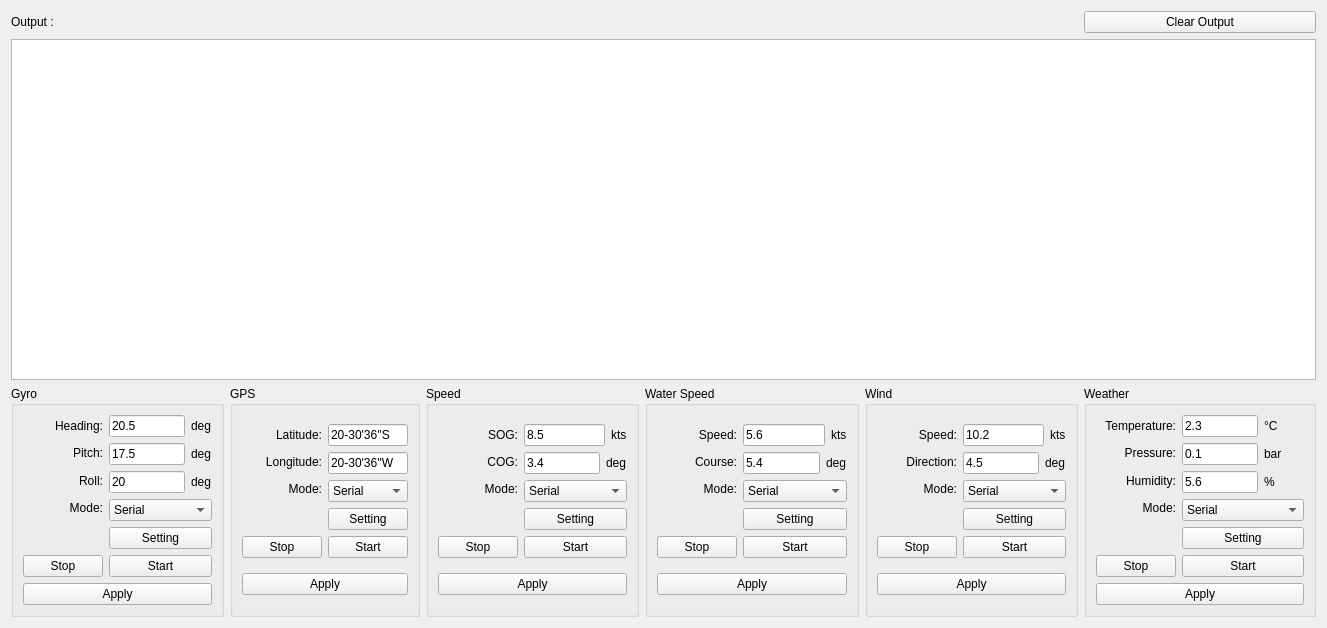
<?xml version="1.0" encoding="UTF-8"?>
<ui version="4.0">
 <class>FrameOSDSet</class>
 <widget class="QWidget" name="FrameOSDSet">
  <property name="geometry">
   <rect>
    <x>0</x>
    <y>0</y>
    <width>1327</width>
    <height>628</height>
   </rect>
  </property>
  <property name="windowTitle">
   <string>Form</string>
  </property>
  <property name="styleSheet">
   <string notr="true"/>
  </property>
  <layout class="QGridLayout" name="gridLayout">
   <item row="0" column="0" colspan="2">
    <widget class="QLabel" name="label_20">
     <property name="text">
      <string>Output :</string>
     </property>
    </widget>
   </item>
   <item row="2" column="0">
    <widget class="QGroupBox" name="groupBox">
     <property name="styleSheet">
      <string notr="true"/>
     </property>
     <property name="title">
      <string>Gyro</string>
     </property>
     <layout class="QGridLayout" name="gridLayout_5">
      <item row="0" column="0">
       <layout class="QHBoxLayout" name="horizontalLayout_6">
        <item>
         <layout class="QVBoxLayout" name="verticalLayout">
          <item>
           <widget class="QLabel" name="label">
            <property name="text">
             <string>Heading:</string>
            </property>
            <property name="alignment">
             <set>Qt::AlignRight|Qt::AlignTrailing|Qt::AlignVCenter</set>
            </property>
           </widget>
          </item>
          <item>
           <widget class="QLabel" name="label_2">
            <property name="text">
             <string>Pitch:</string>
            </property>
            <property name="alignment">
             <set>Qt::AlignRight|Qt::AlignTrailing|Qt::AlignVCenter</set>
            </property>
           </widget>
          </item>
          <item>
           <widget class="QLabel" name="label_3">
            <property name="text">
             <string>Roll:</string>
            </property>
            <property name="alignment">
             <set>Qt::AlignRight|Qt::AlignTrailing|Qt::AlignVCenter</set>
            </property>
           </widget>
          </item>
          <item>
           <widget class="QLabel" name="label_4">
            <property name="text">
             <string>Mode:</string>
            </property>
            <property name="alignment">
             <set>Qt::AlignRight|Qt::AlignTrailing|Qt::AlignVCenter</set>
            </property>
           </widget>
          </item>
          <item>
           <widget class="HLed" name="openCloseLed" native="true">
            <property name="sizePolicy">
             <sizepolicy hsizetype="Fixed" vsizetype="Fixed">
              <horstretch>0</horstretch>
              <verstretch>0</verstretch>
             </sizepolicy>
            </property>
            <property name="minimumSize">
             <size>
              <width>25</width>
              <height>25</height>
             </size>
            </property>
            <property name="maximumSize">
             <size>
              <width>25</width>
              <height>25</height>
             </size>
            </property>
           </widget>
          </item>
          <item>
           <widget class="QPushButton" name="pushButtonGyroStop">
            <property name="text">
             <string>Stop</string>
            </property>
           </widget>
          </item>
         </layout>
        </item>
        <item>
         <layout class="QVBoxLayout" name="verticalLayout_2">
          <item>
           <layout class="QHBoxLayout" name="horizontalLayout">
            <item>
             <widget class="QLineEdit" name="lineEditGyroHeading">
              <property name="enabled">
               <bool>true</bool>
              </property>
              <property name="styleSheet">
               <string notr="true"/>
              </property>
              <property name="text">
               <string>20.5</string>
              </property>
             </widget>
            </item>
            <item>
             <widget class="QLabel" name="label_5">
              <property name="sizePolicy">
               <sizepolicy hsizetype="Fixed" vsizetype="Fixed">
                <horstretch>0</horstretch>
                <verstretch>0</verstretch>
               </sizepolicy>
              </property>
              <property name="text">
               <string>deg</string>
              </property>
             </widget>
            </item>
           </layout>
          </item>
          <item>
           <layout class="QHBoxLayout" name="horizontalLayout_2">
            <item>
             <widget class="QLineEdit" name="lineEditGyroPitch">
              <property name="enabled">
               <bool>true</bool>
              </property>
              <property name="styleSheet">
               <string notr="true"/>
              </property>
              <property name="text">
               <string>17.5</string>
              </property>
             </widget>
            </item>
            <item>
             <widget class="QLabel" name="label_6">
              <property name="sizePolicy">
               <sizepolicy hsizetype="Fixed" vsizetype="Fixed">
                <horstretch>0</horstretch>
                <verstretch>0</verstretch>
               </sizepolicy>
              </property>
              <property name="text">
               <string>deg</string>
              </property>
             </widget>
            </item>
           </layout>
          </item>
          <item>
           <layout class="QHBoxLayout" name="horizontalLayout_3">
            <item>
             <widget class="QLineEdit" name="lineEditGyroRoll">
              <property name="enabled">
               <bool>true</bool>
              </property>
              <property name="styleSheet">
               <string notr="true"/>
              </property>
              <property name="text">
               <string>20</string>
              </property>
             </widget>
            </item>
            <item>
             <widget class="QLabel" name="label_7">
              <property name="sizePolicy">
               <sizepolicy hsizetype="Fixed" vsizetype="Fixed">
                <horstretch>0</horstretch>
                <verstretch>0</verstretch>
               </sizepolicy>
              </property>
              <property name="text">
               <string>deg</string>
              </property>
             </widget>
            </item>
           </layout>
          </item>
          <item>
           <widget class="QComboBox" name="osdGryoComboBox">
            <property name="currentIndex">
             <number>0</number>
            </property>
            <item>
             <property name="text">
              <string>Serial</string>
             </property>
            </item>
            <item>
             <property name="text">
              <string>TCP</string>
             </property>
            </item>
           </widget>
          </item>
          <item>
           <widget class="QPushButton" name="pushButtonGyroSetting">
            <property name="text">
             <string>Setting</string>
            </property>
           </widget>
          </item>
          <item>
           <widget class="QPushButton" name="pushButtonGyroStart">
            <property name="text">
             <string>Start</string>
            </property>
           </widget>
          </item>
         </layout>
        </item>
       </layout>
      </item>
      <item row="1" column="0">
       <widget class="QPushButton" name="pushButtonGyroApply">
        <property name="text">
         <string>Apply</string>
        </property>
       </widget>
      </item>
     </layout>
    </widget>
   </item>
   <item row="2" column="1" colspan="2">
    <widget class="QGroupBox" name="groupBox_2">
     <property name="styleSheet">
      <string notr="true"/>
     </property>
     <property name="title">
      <string>GPS</string>
     </property>
     <layout class="QGridLayout" name="gridLayout_2">
      <item row="1" column="0">
       <widget class="QPushButton" name="pushButtonGPSApply">
        <property name="text">
         <string>Apply</string>
        </property>
       </widget>
      </item>
      <item row="0" column="0">
       <layout class="QHBoxLayout" name="horizontalLayout_4">
        <item>
         <layout class="QVBoxLayout" name="verticalLayout_7">
          <item>
           <widget class="QLabel" name="label_13">
            <property name="text">
             <string>Latitude:</string>
            </property>
            <property name="alignment">
             <set>Qt::AlignRight|Qt::AlignTrailing|Qt::AlignVCenter</set>
            </property>
           </widget>
          </item>
          <item>
           <widget class="QLabel" name="label_14">
            <property name="text">
             <string>Longitude:</string>
            </property>
            <property name="alignment">
             <set>Qt::AlignRight|Qt::AlignTrailing|Qt::AlignVCenter</set>
            </property>
           </widget>
          </item>
          <item>
           <widget class="QLabel" name="label_16">
            <property name="text">
             <string>Mode:</string>
            </property>
            <property name="alignment">
             <set>Qt::AlignRight|Qt::AlignTrailing|Qt::AlignVCenter</set>
            </property>
           </widget>
          </item>
          <item>
           <widget class="HLed" name="openCloseLed_gps" native="true">
            <property name="sizePolicy">
             <sizepolicy hsizetype="Fixed" vsizetype="Fixed">
              <horstretch>0</horstretch>
              <verstretch>0</verstretch>
             </sizepolicy>
            </property>
            <property name="minimumSize">
             <size>
              <width>25</width>
              <height>25</height>
             </size>
            </property>
            <property name="maximumSize">
             <size>
              <width>25</width>
              <height>25</height>
             </size>
            </property>
           </widget>
          </item>
          <item>
           <widget class="QPushButton" name="pushButtonGPSStop">
            <property name="text">
             <string>Stop</string>
            </property>
           </widget>
          </item>
         </layout>
        </item>
        <item>
         <layout class="QVBoxLayout" name="verticalLayout_8">
          <item>
           <widget class="QLineEdit" name="lineEditGpsLat">
            <property name="enabled">
             <bool>true</bool>
            </property>
            <property name="styleSheet">
             <string notr="true"/>
            </property>
            <property name="text">
             <string>20-30'36''S</string>
            </property>
           </widget>
          </item>
          <item>
           <widget class="QLineEdit" name="lineEditGpsLong">
            <property name="enabled">
             <bool>true</bool>
            </property>
            <property name="styleSheet">
             <string notr="true"/>
            </property>
            <property name="text">
             <string>20-30'36''W</string>
            </property>
           </widget>
          </item>
          <item>
           <widget class="QComboBox" name="comboBoxGPSMode">
            <property name="currentIndex">
             <number>0</number>
            </property>
            <item>
             <property name="text">
              <string>Serial</string>
             </property>
            </item>
            <item>
             <property name="text">
              <string>TCP</string>
             </property>
            </item>
           </widget>
          </item>
          <item>
           <widget class="QPushButton" name="pushButtonGPSSetting">
            <property name="text">
             <string>Setting</string>
            </property>
           </widget>
          </item>
          <item>
           <widget class="QPushButton" name="pushButtonGPSStart">
            <property name="text">
             <string>Start</string>
            </property>
           </widget>
          </item>
         </layout>
        </item>
       </layout>
      </item>
     </layout>
    </widget>
   </item>
   <item row="2" column="3">
    <widget class="QGroupBox" name="groupBox_3">
     <property name="styleSheet">
      <string notr="true"/>
     </property>
     <property name="title">
      <string>Speed</string>
     </property>
     <layout class="QGridLayout" name="gridLayout_3">
      <item row="1" column="0">
       <widget class="QPushButton" name="pushButtonSpeedApply">
        <property name="text">
         <string>Apply</string>
        </property>
       </widget>
      </item>
      <item row="0" column="0">
       <layout class="QHBoxLayout" name="horizontalLayout_11">
        <item>
         <layout class="QVBoxLayout" name="verticalLayout_9">
          <item>
           <widget class="QLabel" name="label_15">
            <property name="text">
             <string>SOG:</string>
            </property>
            <property name="alignment">
             <set>Qt::AlignRight|Qt::AlignTrailing|Qt::AlignVCenter</set>
            </property>
           </widget>
          </item>
          <item>
           <widget class="QLabel" name="label_17">
            <property name="text">
             <string>COG:</string>
            </property>
            <property name="alignment">
             <set>Qt::AlignRight|Qt::AlignTrailing|Qt::AlignVCenter</set>
            </property>
           </widget>
          </item>
          <item>
           <widget class="QLabel" name="label_18">
            <property name="text">
             <string>Mode:</string>
            </property>
            <property name="alignment">
             <set>Qt::AlignRight|Qt::AlignTrailing|Qt::AlignVCenter</set>
            </property>
           </widget>
          </item>
          <item>
           <widget class="HLed" name="openCloseLed_speed" native="true">
            <property name="sizePolicy">
             <sizepolicy hsizetype="Fixed" vsizetype="Fixed">
              <horstretch>0</horstretch>
              <verstretch>0</verstretch>
             </sizepolicy>
            </property>
            <property name="minimumSize">
             <size>
              <width>25</width>
              <height>25</height>
             </size>
            </property>
            <property name="maximumSize">
             <size>
              <width>25</width>
              <height>25</height>
             </size>
            </property>
           </widget>
          </item>
          <item>
           <widget class="QPushButton" name="pushButtonSpeedStop">
            <property name="text">
             <string>Stop</string>
            </property>
           </widget>
          </item>
         </layout>
        </item>
        <item>
         <layout class="QVBoxLayout" name="verticalLayout_3">
          <item>
           <layout class="QHBoxLayout" name="horizontalLayout_5">
            <item>
             <widget class="QLineEdit" name="lineEditSpeedSOG">
              <property name="enabled">
               <bool>true</bool>
              </property>
              <property name="styleSheet">
               <string notr="true"/>
              </property>
              <property name="text">
               <string>8.5</string>
              </property>
             </widget>
            </item>
            <item>
             <widget class="QLabel" name="label_8">
              <property name="sizePolicy">
               <sizepolicy hsizetype="Fixed" vsizetype="Fixed">
                <horstretch>0</horstretch>
                <verstretch>0</verstretch>
               </sizepolicy>
              </property>
              <property name="text">
               <string>kts</string>
              </property>
             </widget>
            </item>
           </layout>
          </item>
          <item>
           <layout class="QHBoxLayout" name="horizontalLayout_8">
            <item>
             <widget class="QLineEdit" name="lineEditSpeedCOG">
              <property name="enabled">
               <bool>true</bool>
              </property>
              <property name="styleSheet">
               <string notr="true"/>
              </property>
              <property name="text">
               <string>3.4</string>
              </property>
             </widget>
            </item>
            <item>
             <widget class="QLabel" name="label_9">
              <property name="sizePolicy">
               <sizepolicy hsizetype="Fixed" vsizetype="Fixed">
                <horstretch>0</horstretch>
                <verstretch>0</verstretch>
               </sizepolicy>
              </property>
              <property name="text">
               <string>deg</string>
              </property>
             </widget>
            </item>
           </layout>
          </item>
          <item>
           <widget class="QComboBox" name="comboBoxSpeedMode">
            <property name="currentIndex">
             <number>0</number>
            </property>
            <item>
             <property name="text">
              <string>Serial</string>
             </property>
            </item>
            <item>
             <property name="text">
              <string>TCP</string>
             </property>
            </item>
           </widget>
          </item>
          <item>
           <widget class="QPushButton" name="pushButtonSpeedSetting">
            <property name="text">
             <string>Setting</string>
            </property>
           </widget>
          </item>
          <item>
           <widget class="QPushButton" name="pushButtonSpeedStart">
            <property name="text">
             <string>Start</string>
            </property>
           </widget>
          </item>
         </layout>
        </item>
       </layout>
      </item>
     </layout>
    </widget>
   </item>
   <item row="2" column="4">
    <widget class="QGroupBox" name="groupBox_4">
     <property name="styleSheet">
      <string notr="true"/>
     </property>
     <property name="title">
      <string>Water Speed</string>
     </property>
     <layout class="QGridLayout" name="gridLayout_4">
      <item row="1" column="0">
       <widget class="QPushButton" name="pushButtonWaterApply">
        <property name="text">
         <string>Apply</string>
        </property>
       </widget>
      </item>
      <item row="0" column="0">
       <layout class="QHBoxLayout" name="horizontalLayout_13">
        <item>
         <layout class="QVBoxLayout" name="verticalLayout_13">
          <item>
           <widget class="QLabel" name="label_22">
            <property name="text">
             <string>Speed:</string>
            </property>
            <property name="alignment">
             <set>Qt::AlignRight|Qt::AlignTrailing|Qt::AlignVCenter</set>
            </property>
           </widget>
          </item>
          <item>
           <widget class="QLabel" name="label_23">
            <property name="text">
             <string>Course:</string>
            </property>
            <property name="alignment">
             <set>Qt::AlignRight|Qt::AlignTrailing|Qt::AlignVCenter</set>
            </property>
           </widget>
          </item>
          <item>
           <widget class="QLabel" name="label_24">
            <property name="text">
             <string>Mode:</string>
            </property>
            <property name="alignment">
             <set>Qt::AlignRight|Qt::AlignTrailing|Qt::AlignVCenter</set>
            </property>
           </widget>
          </item>
          <item>
           <widget class="HLed" name="openCloseLed_water" native="true">
            <property name="sizePolicy">
             <sizepolicy hsizetype="Fixed" vsizetype="Fixed">
              <horstretch>0</horstretch>
              <verstretch>0</verstretch>
             </sizepolicy>
            </property>
            <property name="minimumSize">
             <size>
              <width>25</width>
              <height>25</height>
             </size>
            </property>
            <property name="maximumSize">
             <size>
              <width>25</width>
              <height>25</height>
             </size>
            </property>
           </widget>
          </item>
          <item>
           <widget class="QPushButton" name="pushButtonWaterStop">
            <property name="text">
             <string>Stop</string>
            </property>
           </widget>
          </item>
         </layout>
        </item>
        <item>
         <layout class="QVBoxLayout" name="verticalLayout_4">
          <item>
           <layout class="QHBoxLayout" name="horizontalLayout_7">
            <item>
             <widget class="QLineEdit" name="lineEditWaterSOG">
              <property name="enabled">
               <bool>true</bool>
              </property>
              <property name="styleSheet">
               <string notr="true"/>
              </property>
              <property name="text">
               <string>5.6</string>
              </property>
             </widget>
            </item>
            <item>
             <widget class="QLabel" name="label_10">
              <property name="sizePolicy">
               <sizepolicy hsizetype="Fixed" vsizetype="Fixed">
                <horstretch>0</horstretch>
                <verstretch>0</verstretch>
               </sizepolicy>
              </property>
              <property name="text">
               <string>kts</string>
              </property>
             </widget>
            </item>
           </layout>
          </item>
          <item>
           <layout class="QHBoxLayout" name="horizontalLayout_12">
            <item>
             <widget class="QLineEdit" name="lineEditWaterCOG">
              <property name="enabled">
               <bool>true</bool>
              </property>
              <property name="styleSheet">
               <string notr="true"/>
              </property>
              <property name="text">
               <string>5.4</string>
              </property>
             </widget>
            </item>
            <item>
             <widget class="QLabel" name="label_11">
              <property name="sizePolicy">
               <sizepolicy hsizetype="Fixed" vsizetype="Fixed">
                <horstretch>0</horstretch>
                <verstretch>0</verstretch>
               </sizepolicy>
              </property>
              <property name="text">
               <string>deg</string>
              </property>
             </widget>
            </item>
           </layout>
          </item>
          <item>
           <widget class="QComboBox" name="comboBoxWaterMode">
            <property name="currentIndex">
             <number>0</number>
            </property>
            <item>
             <property name="text">
              <string>Serial</string>
             </property>
            </item>
            <item>
             <property name="text">
              <string>TCP</string>
             </property>
            </item>
           </widget>
          </item>
          <item>
           <widget class="QPushButton" name="pushButtonWaterSpeedSetting">
            <property name="text">
             <string>Setting</string>
            </property>
           </widget>
          </item>
          <item>
           <widget class="QPushButton" name="pushButtonWaterStart">
            <property name="text">
             <string>Start</string>
            </property>
           </widget>
          </item>
         </layout>
        </item>
       </layout>
      </item>
     </layout>
    </widget>
   </item>
   <item row="2" column="5">
    <widget class="QGroupBox" name="groupBox_5">
     <property name="styleSheet">
      <string notr="true"/>
     </property>
     <property name="title">
      <string>Wind</string>
     </property>
     <layout class="QGridLayout" name="gridLayout_7">
      <item row="0" column="0">
       <layout class="QHBoxLayout" name="horizontalLayout_15">
        <item>
         <layout class="QVBoxLayout" name="verticalLayout_17">
          <item>
           <widget class="QLabel" name="label_28">
            <property name="text">
             <string>Speed:</string>
            </property>
            <property name="alignment">
             <set>Qt::AlignRight|Qt::AlignTrailing|Qt::AlignVCenter</set>
            </property>
           </widget>
          </item>
          <item>
           <widget class="QLabel" name="label_29">
            <property name="text">
             <string>Direction:</string>
            </property>
            <property name="alignment">
             <set>Qt::AlignRight|Qt::AlignTrailing|Qt::AlignVCenter</set>
            </property>
           </widget>
          </item>
          <item>
           <widget class="QLabel" name="label_31">
            <property name="text">
             <string>Mode:</string>
            </property>
            <property name="alignment">
             <set>Qt::AlignRight|Qt::AlignTrailing|Qt::AlignVCenter</set>
            </property>
           </widget>
          </item>
          <item>
           <widget class="HLed" name="openCloseLed_wind" native="true">
            <property name="sizePolicy">
             <sizepolicy hsizetype="Fixed" vsizetype="Fixed">
              <horstretch>0</horstretch>
              <verstretch>0</verstretch>
             </sizepolicy>
            </property>
            <property name="minimumSize">
             <size>
              <width>25</width>
              <height>25</height>
             </size>
            </property>
            <property name="maximumSize">
             <size>
              <width>25</width>
              <height>25</height>
             </size>
            </property>
           </widget>
          </item>
          <item>
           <widget class="QPushButton" name="pushButtonWindStop">
            <property name="text">
             <string>Stop</string>
            </property>
           </widget>
          </item>
         </layout>
        </item>
        <item>
         <layout class="QVBoxLayout" name="verticalLayout_5">
          <item>
           <layout class="QHBoxLayout" name="horizontalLayout_9">
            <item>
             <widget class="QLineEdit" name="lineEditWindSpeed">
              <property name="enabled">
               <bool>true</bool>
              </property>
              <property name="styleSheet">
               <string notr="true"/>
              </property>
              <property name="text">
               <string>10.2</string>
              </property>
             </widget>
            </item>
            <item>
             <widget class="QLabel" name="label_12">
              <property name="sizePolicy">
               <sizepolicy hsizetype="Fixed" vsizetype="Fixed">
                <horstretch>0</horstretch>
                <verstretch>0</verstretch>
               </sizepolicy>
              </property>
              <property name="text">
               <string>kts</string>
              </property>
             </widget>
            </item>
           </layout>
          </item>
          <item>
           <layout class="QHBoxLayout" name="horizontalLayout_14">
            <item>
             <widget class="QLineEdit" name="lineEditWindDir">
              <property name="enabled">
               <bool>true</bool>
              </property>
              <property name="styleSheet">
               <string notr="true"/>
              </property>
              <property name="text">
               <string>4.5</string>
              </property>
             </widget>
            </item>
            <item>
             <widget class="QLabel" name="label_19">
              <property name="sizePolicy">
               <sizepolicy hsizetype="Fixed" vsizetype="Fixed">
                <horstretch>0</horstretch>
                <verstretch>0</verstretch>
               </sizepolicy>
              </property>
              <property name="text">
               <string>deg</string>
              </property>
             </widget>
            </item>
           </layout>
          </item>
          <item>
           <widget class="QComboBox" name="comboBoxWindMode">
            <property name="currentIndex">
             <number>0</number>
            </property>
            <item>
             <property name="text">
              <string>Serial</string>
             </property>
            </item>
            <item>
             <property name="text">
              <string>TCP</string>
             </property>
            </item>
           </widget>
          </item>
          <item>
           <widget class="QPushButton" name="pushButtonWindSetting">
            <property name="text">
             <string>Setting</string>
            </property>
           </widget>
          </item>
          <item>
           <widget class="QPushButton" name="pushButtonWindStart">
            <property name="text">
             <string>Start</string>
            </property>
           </widget>
          </item>
         </layout>
        </item>
       </layout>
      </item>
      <item row="1" column="0">
       <widget class="QPushButton" name="pushButtonWindApply">
        <property name="text">
         <string>Apply</string>
        </property>
       </widget>
      </item>
     </layout>
    </widget>
   </item>
   <item row="2" column="6">
    <widget class="QGroupBox" name="groupBox_6">
     <property name="enabled">
      <bool>true</bool>
     </property>
     <property name="styleSheet">
      <string notr="true"/>
     </property>
     <property name="title">
      <string>Weather</string>
     </property>
     <layout class="QGridLayout" name="gridLayout_6">
      <item row="2" column="0">
       <widget class="QPushButton" name="pushButtonWeatherApply">
        <property name="text">
         <string>Apply</string>
        </property>
       </widget>
      </item>
      <item row="0" column="0">
       <layout class="QHBoxLayout" name="horizontalLayout_18">
        <item>
         <layout class="QVBoxLayout" name="verticalLayout_19">
          <item>
           <widget class="QLabel" name="label_32">
            <property name="text">
             <string>Temperature:</string>
            </property>
            <property name="alignment">
             <set>Qt::AlignRight|Qt::AlignTrailing|Qt::AlignVCenter</set>
            </property>
           </widget>
          </item>
          <item>
           <widget class="QLabel" name="label_33">
            <property name="text">
             <string>Pressure:</string>
            </property>
            <property name="alignment">
             <set>Qt::AlignRight|Qt::AlignTrailing|Qt::AlignVCenter</set>
            </property>
           </widget>
          </item>
          <item>
           <widget class="QLabel" name="label_34">
            <property name="text">
             <string>Humidity:</string>
            </property>
            <property name="alignment">
             <set>Qt::AlignRight|Qt::AlignTrailing|Qt::AlignVCenter</set>
            </property>
           </widget>
          </item>
          <item>
           <widget class="QLabel" name="label_35">
            <property name="text">
             <string>Mode:</string>
            </property>
            <property name="alignment">
             <set>Qt::AlignRight|Qt::AlignTrailing|Qt::AlignVCenter</set>
            </property>
           </widget>
          </item>
          <item>
           <widget class="HLed" name="openCloseLed_weather" native="true">
            <property name="sizePolicy">
             <sizepolicy hsizetype="Fixed" vsizetype="Fixed">
              <horstretch>0</horstretch>
              <verstretch>0</verstretch>
             </sizepolicy>
            </property>
            <property name="minimumSize">
             <size>
              <width>25</width>
              <height>25</height>
             </size>
            </property>
            <property name="maximumSize">
             <size>
              <width>25</width>
              <height>25</height>
             </size>
            </property>
           </widget>
          </item>
          <item>
           <widget class="QPushButton" name="pushButtonWeatherStop">
            <property name="text">
             <string>Stop</string>
            </property>
           </widget>
          </item>
         </layout>
        </item>
        <item>
         <layout class="QVBoxLayout" name="verticalLayout_6">
          <item>
           <layout class="QHBoxLayout" name="horizontalLayout_10">
            <item>
             <widget class="QLineEdit" name="lineEditWeatherTemp">
              <property name="enabled">
               <bool>true</bool>
              </property>
              <property name="styleSheet">
               <string notr="true"/>
              </property>
              <property name="text">
               <string>2.3</string>
              </property>
             </widget>
            </item>
            <item>
             <widget class="QLabel" name="label_27">
              <property name="sizePolicy">
               <sizepolicy hsizetype="Fixed" vsizetype="Fixed">
                <horstretch>0</horstretch>
                <verstretch>0</verstretch>
               </sizepolicy>
              </property>
              <property name="minimumSize">
               <size>
                <width>40</width>
                <height>0</height>
               </size>
              </property>
              <property name="maximumSize">
               <size>
                <width>45</width>
                <height>16777215</height>
               </size>
              </property>
              <property name="font">
               <font>
                <pointsize>9</pointsize>
               </font>
              </property>
              <property name="text">
               <string>°C</string>
              </property>
             </widget>
            </item>
           </layout>
          </item>
          <item>
           <layout class="QHBoxLayout" name="horizontalLayout_16">
            <item>
             <widget class="QLineEdit" name="lineEditWeatherPress">
              <property name="enabled">
               <bool>true</bool>
              </property>
              <property name="styleSheet">
               <string notr="true"/>
              </property>
              <property name="text">
               <string>0.1</string>
              </property>
             </widget>
            </item>
            <item>
             <widget class="QLabel" name="label_36">
              <property name="sizePolicy">
               <sizepolicy hsizetype="Fixed" vsizetype="Fixed">
                <horstretch>0</horstretch>
                <verstretch>0</verstretch>
               </sizepolicy>
              </property>
              <property name="minimumSize">
               <size>
                <width>40</width>
                <height>0</height>
               </size>
              </property>
              <property name="maximumSize">
               <size>
                <width>45</width>
                <height>16777215</height>
               </size>
              </property>
              <property name="font">
               <font>
                <pointsize>9</pointsize>
               </font>
              </property>
              <property name="text">
               <string>bar</string>
              </property>
             </widget>
            </item>
           </layout>
          </item>
          <item>
           <layout class="QHBoxLayout" name="horizontalLayout_17">
            <item>
             <widget class="QLineEdit" name="lineEditWeatherHumidity">
              <property name="enabled">
               <bool>true</bool>
              </property>
              <property name="styleSheet">
               <string notr="true"/>
              </property>
              <property name="text">
               <string>5.6</string>
              </property>
             </widget>
            </item>
            <item>
             <widget class="QLabel" name="label_30">
              <property name="sizePolicy">
               <sizepolicy hsizetype="Fixed" vsizetype="Fixed">
                <horstretch>0</horstretch>
                <verstretch>0</verstretch>
               </sizepolicy>
              </property>
              <property name="minimumSize">
               <size>
                <width>40</width>
                <height>0</height>
               </size>
              </property>
              <property name="maximumSize">
               <size>
                <width>45</width>
                <height>16777215</height>
               </size>
              </property>
              <property name="font">
               <font>
                <pointsize>9</pointsize>
               </font>
              </property>
              <property name="text">
               <string>%</string>
              </property>
             </widget>
            </item>
           </layout>
          </item>
          <item>
           <widget class="QComboBox" name="comboBoxWeatherMode">
            <property name="currentIndex">
             <number>0</number>
            </property>
            <item>
             <property name="text">
              <string>Serial</string>
             </property>
            </item>
            <item>
             <property name="text">
              <string>TCP</string>
             </property>
            </item>
           </widget>
          </item>
          <item>
           <widget class="QPushButton" name="pushButtonWeatherSetting">
            <property name="text">
             <string>Setting</string>
            </property>
           </widget>
          </item>
          <item>
           <widget class="QPushButton" name="pushButtonWeatherStart">
            <property name="text">
             <string>Start</string>
            </property>
           </widget>
          </item>
         </layout>
        </item>
       </layout>
      </item>
     </layout>
    </widget>
   </item>
   <item row="1" column="0" colspan="7">
    <widget class="QTextEdit" name="textEdit"/>
   </item>
   <item row="0" column="6">
    <widget class="QPushButton" name="pushButtonClear">
     <property name="text">
      <string>Clear Output</string>
     </property>
    </widget>
   </item>
  </layout>
 </widget>
 <customwidgets>
  <customwidget>
   <class>HLed</class>
   <extends>QWidget</extends>
   <header>HLed.h</header>
   <container>1</container>
  </customwidget>
 </customwidgets>
 <resources/>
 <connections/>
</ui>
